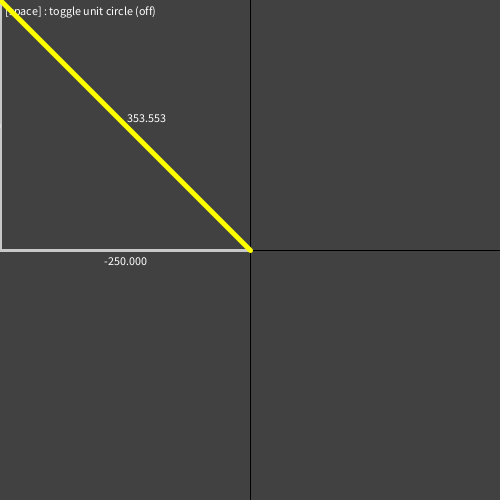
Frame 1 (no input)
Frame 60 (the mouse pressed at the canvas centre just before this capture): identical to frame 1, image omitted
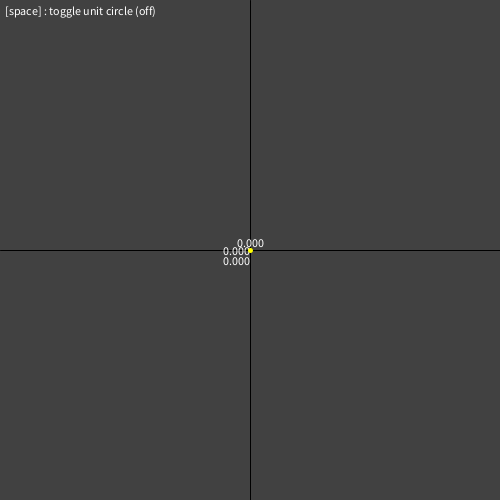
Frame 120 (the mouse held since frame 60 and released just before this capture)

The Processing sketch that drew these frames (run headless with seeded random() and noise(); from frame 60 on, the mouse is pressed at the canvas centre):

// Processing sketch: TrigVisualizerRebuild
// ── TrigVisualizerRebuild.pde

boolean isSpacePressed = false;
boolean isSpacePressedPreviously = false;
boolean isUnitCircleActive = false;
float circleSize = 400;
float half = 2;
PVector origin = new PVector(250, 250);
String startText = "[space] : toggle unit circle (off)";
String onText = "[space] : toggle unit circle (on)";
String isUnitCircleActiveText = "";

void setup()
{
  size(500, 500);
}

void draw()
{
  background(65);
  
  drawGrid(half);
  toggleCircle(circleSize, half);
  
  drawLine(half);
}

void toggleCircle(float r, float divisor)
{
  isUnitCircleActiveText = startText;
  if (divisor != 0)
  {
    if (isSpacePressed && !isSpacePressedPreviously)
    {
      isUnitCircleActive = !isUnitCircleActive;
    }
    if (isUnitCircleActive == true)
    {
      noFill();
      stroke(0);
      strokeWeight(1);
      ellipse((float)width/divisor, (float)height/divisor, r, r);
      isUnitCircleActiveText = onText;
    }
    else
    {
      isUnitCircleActiveText = startText;
    }
    isSpacePressedPreviously = isSpacePressed;
  }
  textAlign(BOTTOM, LEFT);
  text(isUnitCircleActiveText, 5, 15);
}

void drawGrid(float divisor)
{
  stroke(0);
  strokeWeight(1);
  line(width/divisor, 0, width/divisor, height);
  line(0, height/divisor, width, height/divisor);
}

void drawLine(float n)
{
  PVector mouseVector = new PVector(mouseX, mouseY);
  PVector directionVector;
  float sideY;
  float sideX;
  float magnitude;
  float theta;
  String sd;
  
  directionVector = new PVector(mouseVector.x - origin.x, mouseVector.y - origin.y);
  magnitude = sqrt(directionVector.x * directionVector.x + directionVector.y * directionVector.y);

  if (isUnitCircleActive == true)
  {
    directionVector = directionVector.normalize();
    magnitude = 200;
  }
  
  theta = atan2(directionVector.y, directionVector.x);
  sideX = cos(theta) * magnitude;
  sideY = sin(theta) * magnitude;
  
  stroke(200);
  strokeWeight(3);
  
  if (mouseX > 250)
  {
    textAlign(LEFT, CENTER);
  }
  if (mouseX <= 250)
  {
    textAlign(RIGHT, CENTER);
  }
  
  line(sideX + origin.x, sideY + origin.y, sideX + origin.x, origin.y);
  if (isUnitCircleActive == true)
  {
    text(sideY / 200, sideX + origin.x, sideY / n + origin.y);
  }
  else
  {
    text(sideY, sideX + origin.x, sideY / n + origin.y);
  }
  
  if (mouseY >= 250)
  {
    textAlign(CENTER);
  }
  if (mouseY < 250)
  {
    textAlign(CENTER);
  }
  line(sideX + origin.x, origin.y, origin.x, origin.y);
  if (isUnitCircleActive == true)
  {
    if (mouseY >= 250)
    {
      text(sideX / 200, sideX / n + origin.x, origin.y - 3);
    }
    else
    {
      text(sideX / 200, sideX / n + origin.x, origin.y + 15);
    }
  }
  else
  {
    if (mouseY >= 250)
    {
      text(sideX, sideX / n + origin.x, origin.y - 3);
    }
    else
    {
      text(sideX, sideX / n + origin.x, origin.y + 15);
    }
  }
  
  if (isUnitCircleActive == true)
  {
    textAlign(TOP, RIGHT);
    sd = nf(theta, 1, 3);
    if (theta > 0)
    {
      arc(origin.x, origin.y, 100, 100, 0, theta);
      text(sd + " radians", (130 * cos(theta - theta / n)) / n + origin.x, (130 * sin(theta - theta / n)) / n + origin.y);
    }
    if (theta < 0)
    {
      arc(origin.x, origin.y, 100, 100, theta, -.001);
      text(sd + " radians", (130 * cos(theta - theta / n)) / n + origin.x, (130 * sin(theta - theta / n)) / n + origin.y);       
    }
  }
  
  if (mouseX >= 250)
  {
    textAlign(RIGHT);
  }
  else
  {
    textAlign(LEFT);
  }
  
  stroke(255, 255, 0);
  strokeWeight(5);
  line(sideX + origin.x, sideY + origin.y, origin.x, origin.y);
  if (isUnitCircleActive == true)
  {
    if (mouseY >= 250)
    {
      text(magnitude / 200, sideX / n + origin.x, sideY / n + origin.y + 15);
    }
    else
    {
      text(magnitude / 200, sideX / n + origin.x, sideY / n + origin.y - 3);
    }
  }
  else
  {
    if (mouseY >= 250)
    {
      text(magnitude, sideX / n + origin.x, sideY / n + origin.y + 15);
    }
    else
    {
      text(magnitude, sideX / n + origin.x, sideY / n + origin.y - 3);
    }
  }
}

void keyPressed()
{
  if (keyCode == 32)
  {
    isSpacePressed = true;
  }
}

void keyReleased()
{
  if (keyCode == 32)
  {
    isSpacePressed = false;
  }
}
